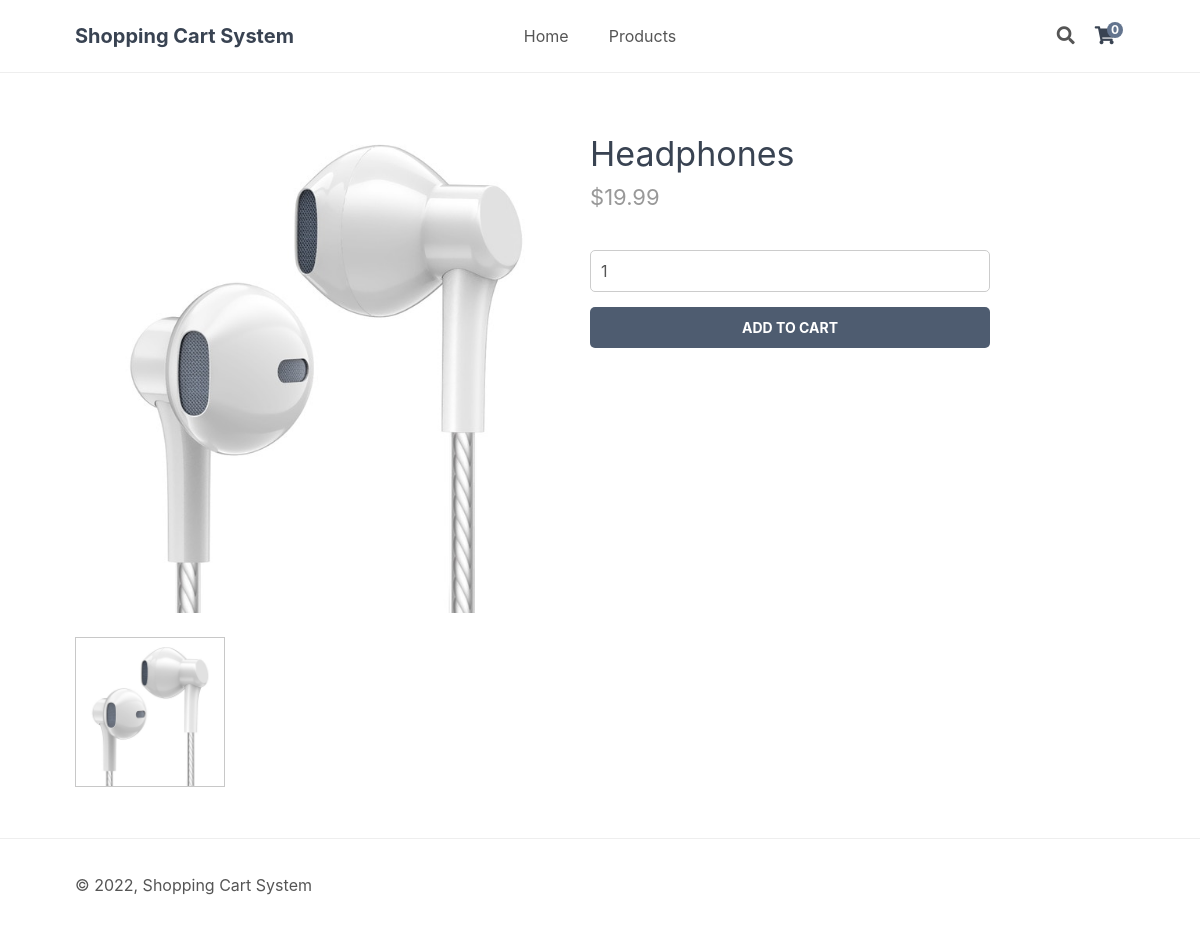
Screenshot of /index.php?page=product&id=3 with the database file from the repository.
### tables this page shows
CREATE TABLE IF NOT EXISTS `products` (
`id` int(11) NOT NULL,
  `name` varchar(200) NOT NULL,
  `desc` text NOT NULL,
  `price` decimal(7,2) NOT NULL,
  `rrp` decimal(7,2) NOT NULL DEFAULT '0.00',
  `quantity` int(11) NOT NULL,
  `img` text NOT NULL,
  `date_added` datetime NOT NULL DEFAULT CURRENT_TIMESTAMP
);

### index.php (called while the page is built, shortened)
<?php
include 'functions.php';
$page = isset($_GET['page']) && file_exists($_GET['page'] . '.php') ? $_GET['page'] : 'home';
include $page . '.php';
?>

### product.php (the view, shortened to what this page needs)
<?php
if (isset($_GET['id'])) {
    $stmt = $pdo->prepare('SELECT * FROM products WHERE id = ?');
    $stmt->execute([$_GET['id']]);
    $product = $stmt->fetch(PDO::FETCH_ASSOC);
} else {
    die ('Product does not exist!');
}
?>
<?=template_header('Product')?>
<div class="product content-wrapper">
    <div class="product-imgs">
        <img class="product-img-large" src="imgs/<?=$product['img']?>" width="500" height="500" alt="<?=$product['name']?>">
        <div class="product-small-imgs">
            <img class="product-img-small selected" src="imgs/<?=$product['img']?>" width="150" height="150" alt="<?=$product['name']?>">
        </div>
    </div>
    <div class="product-wrapper">
        <h1 class="name"><?=$product['name']?></h1>
        <span class="price">
            &dollar;<?=$product['price']?>
        </span>
        <form action="index.php?page=cart" method="post">
            <input type="number" name="quantity" value="1" min="1" max="<?=$product['quantity']?>" placeholder="Quantity" required>
            <input type="submit" value="Add To Cart">
        </form>
    </div>
</div>
<?=template_footer()?>

### style.css (style rules this page uses)
* { box-sizing: border-box; font-family: -apple-system, BlinkMacSystemFont, "segoe ui", roboto, oxygen, ubuntu, cantarell, "fira sans", "droid sans", "helvetica neue", Arial, sans-serif; font-size: 16px; -webkit-font-smoothing: antialiased; -moz-osx-font-smoothing: grayscale; }
html { height: 100%; }
body { position: relative; min-height: 100%; color: #555555; background-color: #FFFFFF; margin: 0; padding-bottom: 100px; }
h1, h2, h3, h4, h5 { color: #394352; }
.content-wrapper { width: 1050px; margin: 0 auto; }
main > .product { display: flex; padding: 40px 0; }
main > .product h1 { font-size: 34px; font-weight: normal; margin: 0; padding: 20px 0 10px 0; }
main > .product .product-small-imgs img { border: 1px solid #EEEEEE; cursor: pointer; margin: 20px 12px 0 0; }
main > .product .product-small-imgs img.selected { border: 1px solid #c8c8c8; }
main > .product .product-wrapper { padding-left: 15px; }
main > .product .price { display: block; font-size: 22px; color: #999999; }
main > .product form { display: flex; flex-flow: column; margin: 40px 0; }
main > .product form input[type="number"] { width: 400px; padding: 10px; margin-bottom: 15px; border: 1px solid #ccc; color: #555555; border-radius: 5px; }
main > .product form input[type="submit"] { background: #4e5c70; border: 0; color: #FFFFFF; width: 400px; padding: 12px 0; text-transform: uppercase; font-size: 14px; font-weight: bold; border-radius: 5px; cursor: pointer; }

### rows the page displays
products: img (picture), name "Headphones", price "19.99"

### other values shown
$num_items_in_cart "0"
